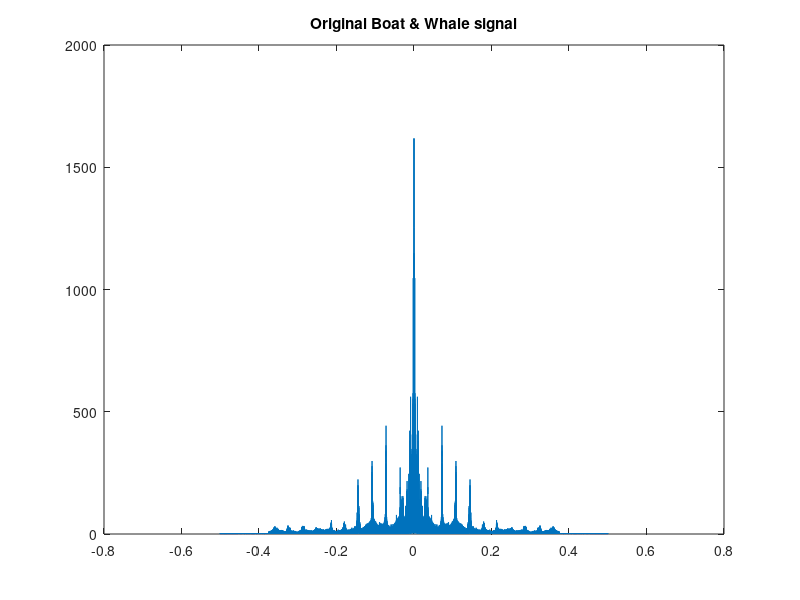
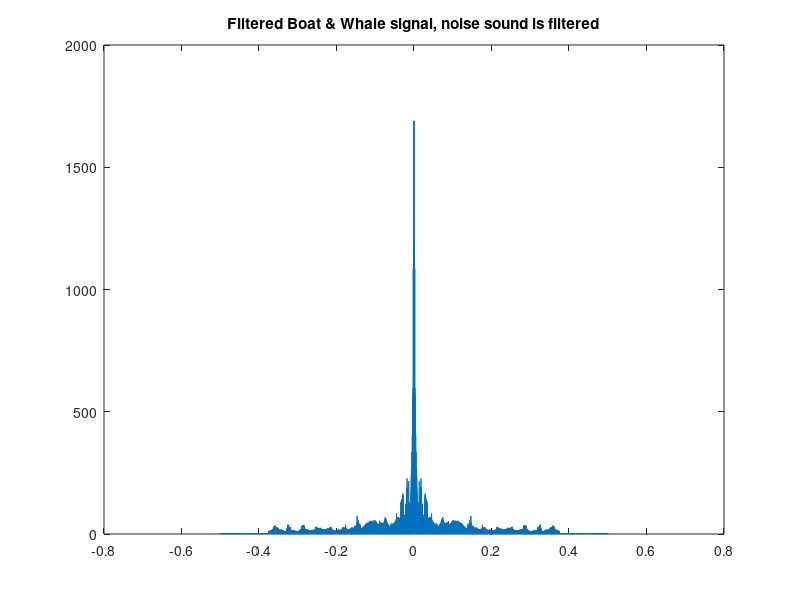

The MATLAB source for these figures, in order:
%%Boat whale%%
clc; close all; clear all;

load('BoatWhale.mat');
% soundsc(y6,Fs);

y6_fft = abs(fftshift(fft(y6)));

N1 = length(y6);
x1 = -1/2 : 1/N1 : (1/2-1/N1); % "normalize" x-axis of y6_fft
figure(17);
plot(x1,y6_fft);
% plot(y6_fft);
title('Original Boat & Whale signal');

peaksInRadians = [0.0721513 0.108229 0.144578 0.179695 0.213037 0.00879647 0.0110625 0.0357209 0.105947 0.142255];
peaksInRadians = sort([-peaksInRadians peaksInRadians]);
whaleZeros = exp(1i*2*pi*peaksInRadians);
whaleNum = poly(whaleZeros); % determine coefficients for filter

r = 0.99;
whalePoles = r*exp(1i*2*pi*peaksInRadians);
whaleDen = poly(whalePoles); % determine coefficients for filter

y6_after = filter(whaleNum,whaleDen,y6);
y6_after_fft = abs(fftshift(fft(y6_after)));

N2 = length(y6_after);
x2 = -1/2 : 1/N2 : (1/2-1/N2); % "normalize" x-axis of y6_after_fft, though y6 & y6_after are same size
figure(18);
plot(x2,y6_after_fft);
title('Filtered Boat & Whale signal, noise sound is filtered');


soundsc(y6_after,Fs);
